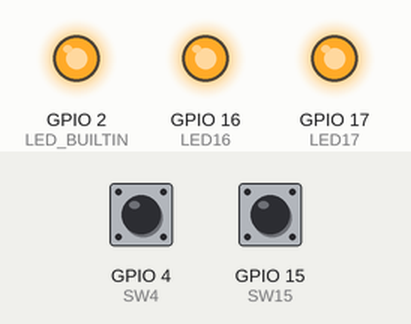
Bench run of a program on a simulated ESP32. Parts: output pins drawn as LEDs (lit = HIGH). The test bench sets the inputs (shaded band); at power-on: GPIO 4 (SW4) HIGH, GPIO 15 (SW15) HIGH. What the program prints to the serial monitor is not drawn.

Above: at 1.8 s.
1.9 s: GPIO 4 (SW4) pulled LOW for 0.6 s
At 2.4 s:
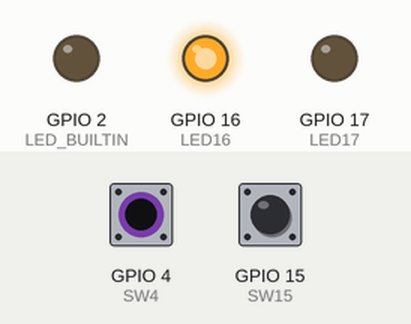
4.5 s: GPIO 4 (SW4) pulled LOW for 3.2 s
At 8.3 s:
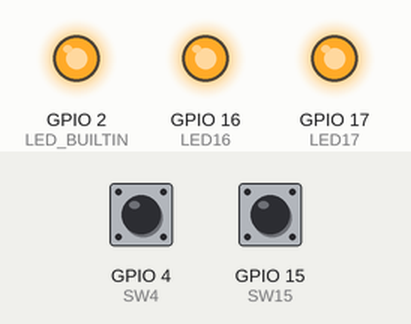
9.5 s: GPIO 15 (SW15) pulled LOW for 3.2 s
At 10.7 s:
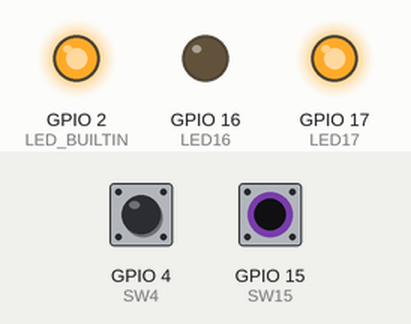
15.0 s: GPIO 4 (SW4) driven LOW and GPIO 15 (SW15) driven LOW
At 16.6 s:
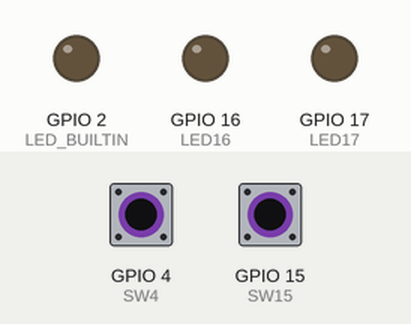
Timing chart, 0 to 18.0 s (numbered marks = the images above; inputs shaded):
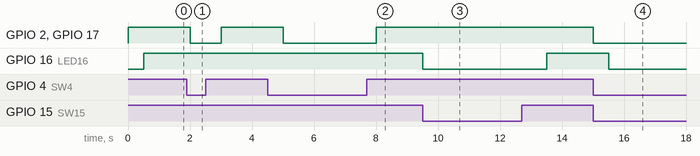

The program:

main.cpp
```cpp
#include <Arduino.h>

#define SW4 4 //GPIO4
#define SW15 15 //GPIO15
#define LED16 16 //GPIO16
#define LED17 17 //GPIO17
void setup() {
  // put your setup code here, to run once:
  Serial.begin(115200);
  Serial.println("This is setup code");
  pinMode(SW4,INPUT);  //touchread GPIO4
  pinMode(SW15,INPUT);
  pinMode(LED16,OUTPUT);
  pinMode(LED17,OUTPUT);
  pinMode(LED_BUILTIN,OUTPUT);
}

void loop() {
  // put your main code here, to run repeatedly:


if(touchRead(SW4) < 50)
  {
    Serial.print("This is Touch Read code SW4 ดับ: ");
    Serial.println(touchRead(SW4));
    digitalWrite(LED_BUILTIN,LOW);
    digitalWrite(LED17,LOW);
  }
  else{
    Serial.print("This is Touch Read code SW4 ติด: ");
    Serial.println(touchRead(SW4));
    digitalWrite(LED_BUILTIN,HIGH);
    digitalWrite(LED17,HIGH);
  }
   delay(500); //1 second


  if(touchRead(SW15) < 50)
  {
    Serial.print("This is Touch Read code SW15 ดับ: ");
    Serial.println(touchRead(SW15));
    digitalWrite(LED16,LOW);
  }
  else{
    Serial.print("This is Touch Read code SW15 ติด: ");
    Serial.println(touchRead(SW15));
    digitalWrite(LED16,HIGH);
  }
   delay(500); //1 second
}
```

Measured:
- after the input at 1.9 s, GPIO 2 (LED_BUILTIN), GPIO 17 (LED17): HIGH → LOW after 0.10 s, → HIGH 1.0 s later
- after the input at 4.5 s, GPIO 2 (LED_BUILTIN), GPIO 17 (LED17): HIGH → LOW after 0.50 s, → HIGH 3.0 s later
- after the input at 9.5 s, GPIO 16 (LED16): HIGH → LOW at once, → HIGH 4.0 s later
- after the input at 15.0 s, GPIO 2 (LED_BUILTIN), GPIO 17 (LED17): HIGH → LOW at once; GPIO 16 (LED16): HIGH → LOW after 0.51 s
